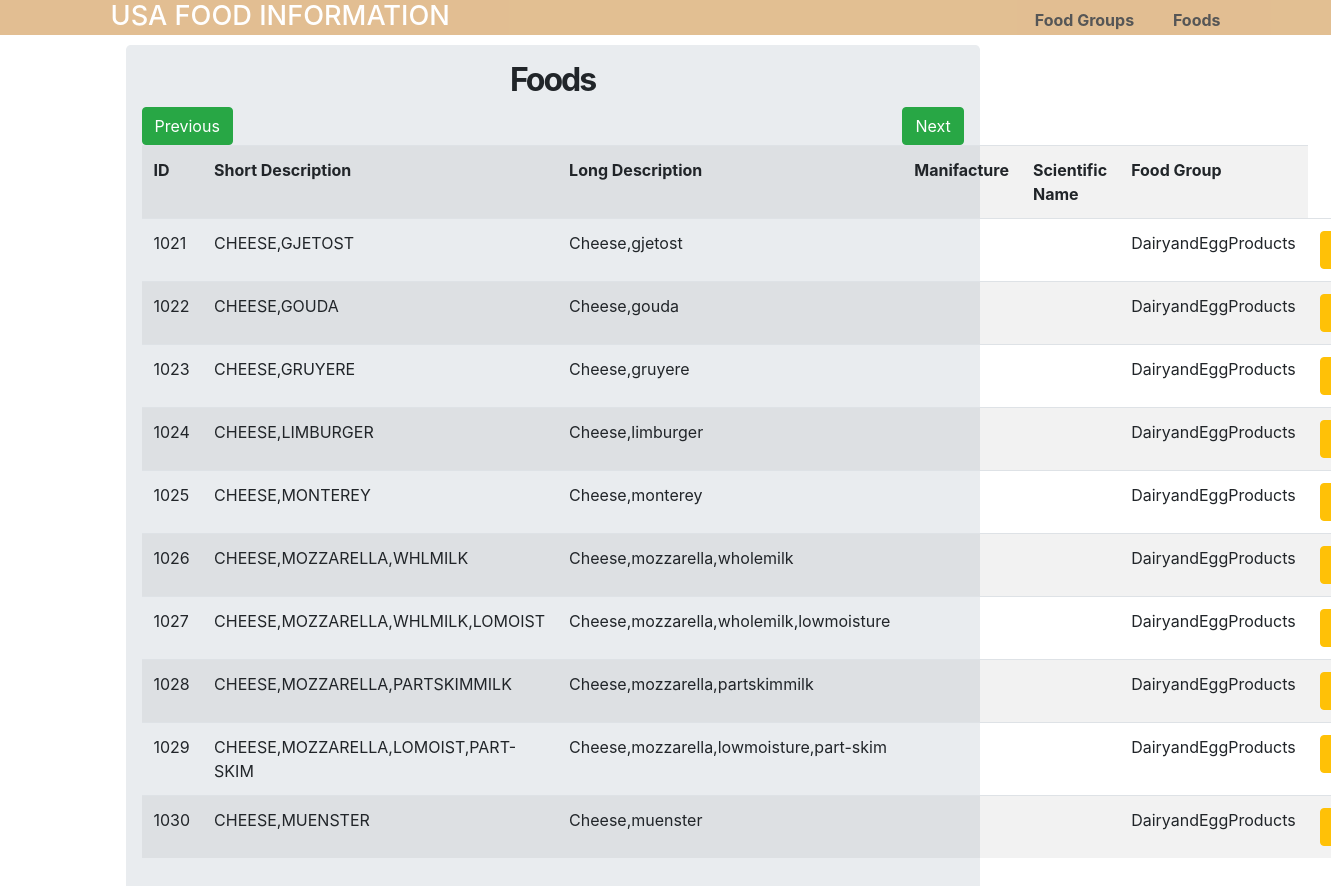
Page /about/2/ on the committed database.
### tables this page shows
CREATE TABLE food(
                                      id int PRIMARY KEY NOT NULL,
                                      food_group_id int REFERENCES food_group(id) NOT NULL,
                                      long_desc text NOT NULL DEFAULT '',
                                      short_desc text NOT NULL DEFAULT '',
                                      common_names text NOT NULL DEFAULT '',
                                      manufac_name text NOT NULL DEFAULT '',
                                      survey text NOT NULL DEFAULT '',
                                      ref_desc text NOT NULL DEFAULT '',
                                      refuse int NOT NULL,
                                      sci_name text NOT NULL DEFAULT '',
                                      nitrogen_factor float NOT NULL,
                                      protein_factor float NOT  NULL,
                                      fat_factor float NOT NULL,
                                      calorie_factor float NOT NULL
                                );

CREATE TABLE food_group (
                                         id int PRIMARY KEY NOT NULL,
                                         name text NOT NULL,
                                         UNIQUE (id)
                                    );

### app.py (the view)
@app.route('/about/', defaults={'page': 0})
@app.route('/about/<int:page>/', methods=['GET', 'POST'])
def about(page):
    every_page = 10
    prev_page = (page-1) if (page > 0) else page
    next_page = page + 1
    c = get_db().cursor()
    current_page = page
    page = page*every_page
    food_items = c.execute('SELECT f.id,f.short_desc, f.long_desc,f.manufac_name, f.sci_name,fg.name AS fgname FROM food f '
                           'INNER JOIN food_group fg ON '
                           'f.food_group_id = fg.id LIMIT ?, ?', (page, every_page)).fetchall()
    food_goups_items = c.execute('SELECT * FROM food_group')
    return render_template("about.html", all_food=food_items, food_groups=food_goups_items, prev_page=prev_page,
                           next_page=next_page, current_page=current_page)

### app.py (called while the page is built)
def get_db():
    db = getattr(g, '_database', None)
    if db is None:
        db = g._database = sqlite3.connect('usda.db')
    return db

@app.teardown_appcontext
def close_connection(exception):
    db = getattr(g, '_database', None)
    if db is not None:
        db.close()

### templates/about.html (shortened to what this page needs)
<!DOCTYPE html>
<html lang="en" dir="ltr">
   <head>
   </head>
   <body>
      {% extends "template.html" %}
      {% block content %}
      <div class="container">
          <div class="row">
              <div class="col md-12">
                  <div class="jumbotron p-3">
                  <h2> <b>Foods </b>
                  <h2>
                         <button type="button"  class="btn btn-success float-left" onclick="window.location.href='{{ url_for('about', page=prev_page) }}'">Previous</button>
                         <button type="button"  class="btn btn-success float-right" onclick="window.location.href='{{ url_for('about', page=next_page) }}'">Next</button>
                      </h2>
                  </h2>
                     <table class="table table-hover table-striped">
                       <tr>
                           <th>ID</th>
                           <th>Short Description</th>
                           <th>Long Description</th>
                           <th>Manifacture</th>
                           <th>Scientific Name</th>
                           <th>Food Group</th>
                       </tr>
                      {% for id,short_desc,long_desc,manufac_name,sci_name, fgname in all_food %}
                       <tr>
                           <td>{{ id }}</td>
                           <td>{{ short_desc }}</td>
                           <td>{{ long_desc }}</td>
                           <td>{{ manufac_name }}</td>
                           <td>{{ sci_name }}</td>
                           <td>{{ fgname }}</td>
                           <td>
                               <a href="/update/{{id}}" class="btn btn-warning btn-xs" data-toggle="modal" data-target="#modaledit{{id}}">Edit</a>
                           </td>
                        </tr>
                         {% endfor %}
                     </table>
                  </div>
              </div>
          </div>
      </div>
      {% endblock %}

### static/css/template.css (style rules this page uses)
body { margin: 0; padding: 0; font-family: "Helvetica Neue", Helvetica, Arial, sans-serif; color: #444; }
.container { width: 1200px; margin: 0 auto; }
h2 { font-size: 3em; margin-top: 40px; text-align: center; letter-spacing: -2px; }

### rows in the picture
food: id "1021", short_desc "CHEESE,GJETOST", long_desc "Cheese,gjetost", name "DairyandEggProducts"
food: id "1022", short_desc "CHEESE,GOUDA", long_desc "Cheese,gouda", name "DairyandEggProducts"
food: id "1023", short_desc "CHEESE,GRUYERE", long_desc "Cheese,gruyere", name "DairyandEggProducts"
food: id "1024", short_desc "CHEESE,LIMBURGER", long_desc "Cheese,limburger", name "DairyandEggProducts"
food: id "1025", short_desc "CHEESE,MONTEREY", long_desc "Cheese,monterey", name "DairyandEggProducts"
food: id "1026", short_desc "CHEESE,MOZZARELLA,WHLMILK", long_desc "Cheese,mozzarella,wholemilk", name "DairyandEggProducts"
food: id "1027", short_desc "CHEESE,MOZZARELLA,WHLMILK,LOMOIST", long_desc "Cheese,mozzarella,wholemilk,lowmoisture", name "DairyandEggProducts"
food: id "1028", short_desc "CHEESE,MOZZARELLA,PARTSKIMMILK", long_desc "Cheese,mozzarella,partskimmilk", name "DairyandEggProducts"
food: id "1029", short_desc "CHEESE,MOZZARELLA,LOMOIST,PART-SKIM", long_desc "Cheese,mozzarella,lowmoisture,part-skim", name "DairyandEggProducts"
food: id "1030", short_desc "CHEESE,MUENSTER", long_desc "Cheese,muenster", name "DairyandEggProducts"
